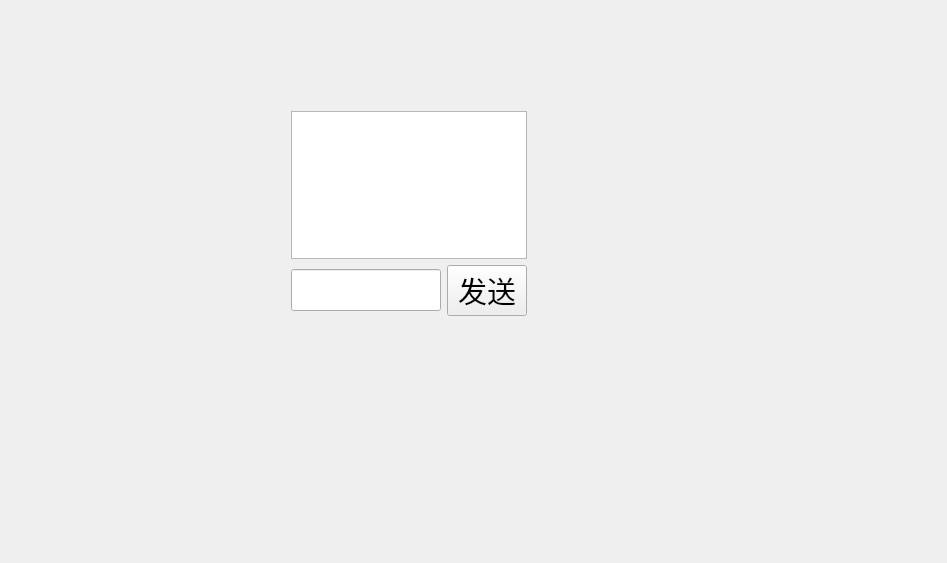
<?xml version="1.0" encoding="UTF-8"?>
<ui version="4.0">
 <class>TcpClient</class>
 <widget class="QWidget" name="TcpClient">
  <property name="geometry">
   <rect>
    <x>0</x>
    <y>0</y>
    <width>947</width>
    <height>563</height>
   </rect>
  </property>
  <property name="windowTitle">
   <string>TcpClient</string>
  </property>
  <widget class="QWidget" name="">
   <property name="geometry">
    <rect>
     <x>280</x>
     <y>100</y>
     <width>258</width>
     <height>227</height>
    </rect>
   </property>
   <layout class="QVBoxLayout" name="verticalLayout">
    <item>
     <widget class="QTextEdit" name="textEdit">
      <property name="font">
       <font>
        <pointsize>20</pointsize>
       </font>
      </property>
     </widget>
    </item>
    <item>
     <layout class="QHBoxLayout" name="horizontalLayout">
      <item>
       <widget class="QLineEdit" name="lineEdit">
        <property name="font">
         <font>
          <pointsize>22</pointsize>
         </font>
        </property>
       </widget>
      </item>
      <item>
       <widget class="QPushButton" name="send_pb">
        <property name="font">
         <font>
          <pointsize>22</pointsize>
         </font>
        </property>
        <property name="text">
         <string>发送</string>
        </property>
       </widget>
      </item>
     </layout>
    </item>
   </layout>
  </widget>
 </widget>
 <layoutdefault spacing="6" margin="11"/>
 <resources/>
 <connections/>
</ui>
